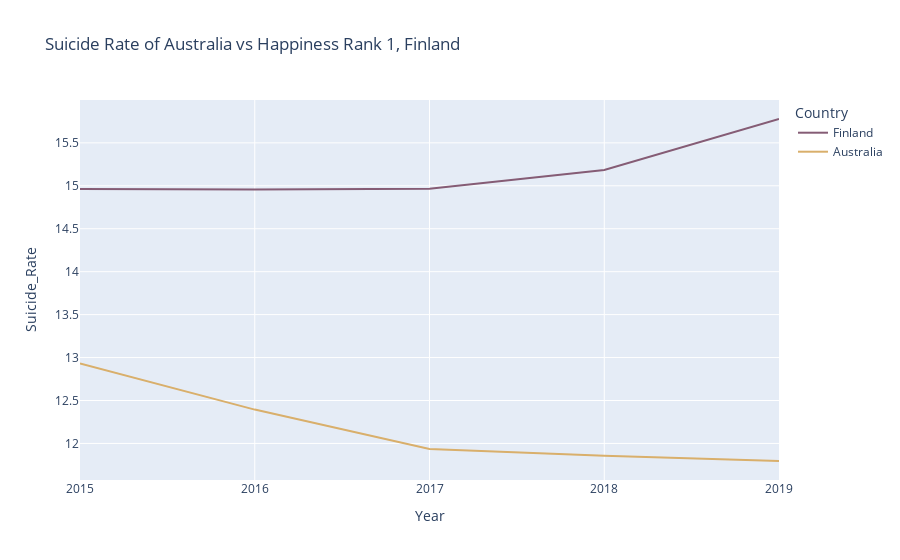

Notebook source saved alongside this figure:
### Code cell
# Comparing Australia vs Rank 1, Finland 

fig = px.line(aus_fin_df, x="Year",
                          y="Suicide_Rate",
                          color='Country',
                          title="Suicide Rate of Australia vs Happiness Rank 1, Finland",
                          color_discrete_sequence=px.colors.qualitative.Antique)
fig.update_xaxes(nticks=5)

# pio.write_image(fig, '../Images/Happiness_Suicide/Aus_vs_Fin_Suicide.png')
fig.show()

### Figure 1 — Plotly figure (JSON) as saved in the notebook; plotly's stock layout.template omitted (floating-point values rounded to 4 significant figures)
{"data": [{"hovertemplate": "Country=Finland<br>Year=%{x}<br>Suicide_Rate=%{y}<extra></extra>", "legendgroup": "Finland", "line": {"color": "rgb(133, 92, 117)", "dash": "solid"}, "mode": "lines", "name": "Finland", "orientation": "v", "showlegend": true, "type": "scatter", "x": ["2015", "2016", "2017", "2018", "2019"], "xaxis": "x", "y": [14.96, 14.96, 14.97, 15.18, 15.78], "yaxis": "y"}, {"hovertemplate": "Country=Australia<br>Year=%{x}<br>Suicide_Rate=%{y}<extra></extra>", "legendgroup": "Australia", "line": {"color": "rgb(217, 175, 107)", "dash": "solid"}, "mode": "lines", "name": "Australia", "orientation": "v", "showlegend": true, "type": "scatter", "x": ["2015", "2016", "2017", "2018", "2019"], "xaxis": "x", "y": [12.93, 12.39, 11.93, 11.86, 11.8], "yaxis": "y"}], "layout": {"legend": {"title": {"text": "Country"}, "tracegroupgap": 0}, "title": {"text": "Suicide Rate of Australia vs Happiness Rank 1, Finland"}, "xaxis": {"anchor": "y", "domain": [0, 1], "nticks": 5, "title": {"text": "Year"}}, "yaxis": {"anchor": "x", "domain": [0, 1], "title": {"text": "Suicide_Rate"}}}}
